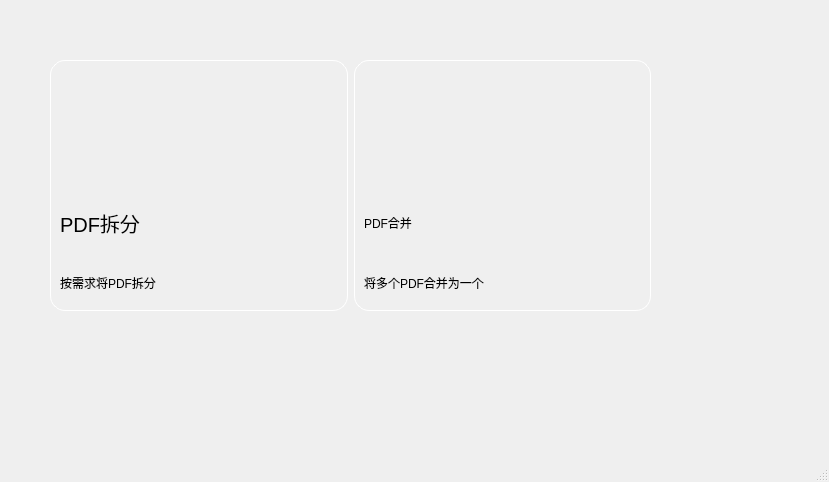
<?xml version="1.0" encoding="UTF-8"?>
<ui version="4.0">
 <class>MainWindow</class>
 <widget class="QMainWindow" name="MainWindow">
  <property name="geometry">
   <rect>
    <x>0</x>
    <y>0</y>
    <width>829</width>
    <height>482</height>
   </rect>
  </property>
  <property name="windowTitle">
   <string>PDF Tools</string>
  </property>
  <widget class="QWidget" name="centralwidget">
   <property name="styleSheet">
    <string notr="true">#frame{
border:1px  solid rgb(255,255,255);
border-radius:15px;
}
#frame2{
border:1px  solid rgb(255,255,255);
border-radius:15px;
}
#label_11{
font-size: 20px;
}</string>
   </property>
   <widget class="QWidget" name="">
    <property name="geometry">
     <rect>
      <x>50</x>
      <y>60</y>
      <width>601</width>
      <height>251</height>
     </rect>
    </property>
    <layout class="QHBoxLayout" name="horizontalLayout" stretch="1,1">
     <item>
      <widget class="QFrame" name="frame">
       <property name="sizePolicy">
        <sizepolicy hsizetype="Minimum" vsizetype="Minimum">
         <horstretch>1</horstretch>
         <verstretch>1</verstretch>
        </sizepolicy>
       </property>
       <property name="minimumSize">
        <size>
         <width>200</width>
         <height>200</height>
        </size>
       </property>
       <property name="styleSheet">
        <string notr="true"/>
       </property>
       <property name="frameShape">
        <enum>QFrame::StyledPanel</enum>
       </property>
       <property name="frameShadow">
        <enum>QFrame::Raised</enum>
       </property>
       <layout class="QVBoxLayout" name="verticalLayout" stretch="3,2,1">
        <item>
         <widget class="QLabel" name="label_10">
          <property name="sizePolicy">
           <sizepolicy hsizetype="Preferred" vsizetype="Preferred">
            <horstretch>1</horstretch>
            <verstretch>3</verstretch>
           </sizepolicy>
          </property>
          <property name="sizeIncrement">
           <size>
            <width>1</width>
            <height>1</height>
           </size>
          </property>
          <property name="styleSheet">
           <string notr="true"/>
          </property>
          <property name="text">
           <string/>
          </property>
         </widget>
        </item>
        <item>
         <widget class="QLabel" name="label_11">
          <property name="sizePolicy">
           <sizepolicy hsizetype="Preferred" vsizetype="Preferred">
            <horstretch>0</horstretch>
            <verstretch>1</verstretch>
           </sizepolicy>
          </property>
          <property name="text">
           <string>PDF拆分</string>
          </property>
         </widget>
        </item>
        <item>
         <widget class="QLabel" name="label_12">
          <property name="sizePolicy">
           <sizepolicy hsizetype="Preferred" vsizetype="Preferred">
            <horstretch>1</horstretch>
            <verstretch>2</verstretch>
           </sizepolicy>
          </property>
          <property name="text">
           <string>按需求将PDF拆分</string>
          </property>
         </widget>
        </item>
       </layout>
      </widget>
     </item>
     <item>
      <widget class="QFrame" name="frame2">
       <property name="sizePolicy">
        <sizepolicy hsizetype="Minimum" vsizetype="Minimum">
         <horstretch>1</horstretch>
         <verstretch>1</verstretch>
        </sizepolicy>
       </property>
       <property name="minimumSize">
        <size>
         <width>200</width>
         <height>200</height>
        </size>
       </property>
       <property name="frameShape">
        <enum>QFrame::StyledPanel</enum>
       </property>
       <property name="frameShadow">
        <enum>QFrame::Raised</enum>
       </property>
       <layout class="QVBoxLayout" name="verticalLayout_2" stretch="0,0,0">
        <item>
         <widget class="QLabel" name="label_7">
          <property name="sizePolicy">
           <sizepolicy hsizetype="Preferred" vsizetype="Preferred">
            <horstretch>1</horstretch>
            <verstretch>3</verstretch>
           </sizepolicy>
          </property>
          <property name="styleSheet">
           <string notr="true">image: url(:/新前缀/合并pdf.PNG);</string>
          </property>
          <property name="text">
           <string/>
          </property>
         </widget>
        </item>
        <item>
         <widget class="QLabel" name="label_8">
          <property name="sizePolicy">
           <sizepolicy hsizetype="Preferred" vsizetype="Preferred">
            <horstretch>0</horstretch>
            <verstretch>2</verstretch>
           </sizepolicy>
          </property>
          <property name="text">
           <string>PDF合并</string>
          </property>
         </widget>
        </item>
        <item>
         <widget class="QLabel" name="label_9">
          <property name="sizePolicy">
           <sizepolicy hsizetype="Preferred" vsizetype="Preferred">
            <horstretch>0</horstretch>
            <verstretch>1</verstretch>
           </sizepolicy>
          </property>
          <property name="text">
           <string>将多个PDF合并为一个</string>
          </property>
         </widget>
        </item>
       </layout>
      </widget>
     </item>
    </layout>
   </widget>
  </widget>
  <widget class="QMenuBar" name="menubar">
   <property name="geometry">
    <rect>
     <x>0</x>
     <y>0</y>
     <width>829</width>
     <height>25</height>
    </rect>
   </property>
  </widget>
  <widget class="QStatusBar" name="statusbar"/>
 </widget>
 <resources>
  <include location="001.qrc"/>
 </resources>
 <connections/>
</ui>
